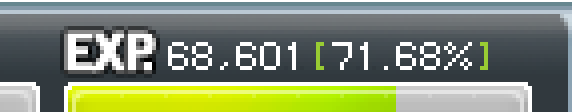
#> input picture tests/frames/exp_full-1280x720.png, 572 x 112 px
$ python -i exp_messages.py   (imports and definitions only)
#> lines starting #> are read from the running program, lines starting #| are printed output that depends on the picture; after the words box and inside, x2 and y2 are one past the last pixel; in counts of white or black regions, pixels touching at a corner belong together
#> further down, picture is the input picture: shape (112, 572, 3); mean B, G, R 114.3, 140, 129.1
"""The game's EXP messages: "You received EXP (+7)" and "Bonus EXP for PARTY (+2)".

Both are yellow lines in the message area at the bottom right of the game. The first is what you
earned from the kill, the second what the party added on top. The EXP bar already says how much
EXP came in; these lines say how that splits. A split is only believed when it adds up to the
bar's gain exactly (split_gain), so a misread digit can never put a wrong number in the table.

Pure functions: they take a picture (and a function that reads text), never touch the screen.
"""
import re

import cv2
import numpy as np

OWN, BONUS = "own", "bonus"

# Yellow text: OpenCV hue 18-40, saturated, bright. (The party list's stars are yellow too; they are
# tiny and carry no text, so the line test and the text test drop them.)
HUE = (18, 40)
SAT_MIN, VAL_MIN = 90, 150


def yellow_mask(bgr):
    hsv = cv2.cvtColor(bgr, cv2.COLOR_BGR2HSV)
    h, s, v = cv2.split(hsv)
    return (((h >= HUE[0]) & (h <= HUE[1]) & (s >= SAT_MIN) & (v >= VAL_MIN)) * 255).astype(np.uint8)


# [33 lines left out: functions find_lines, line_image, not called in this run]


_NUM = r"\(\s*[+—-]?\s*([0-9][0-9,. ]*)\s*[)\]1l]?\s*$"
_OWN = re.compile(r"(rec|eiv|ceiv|eived|received).*EXP.*" + _NUM, re.I)
_BONUS = re.compile(r"(bon|onus|nus).*(EXP|XP).*(PAR|ART|RTY|TY).*" + _NUM, re.I)


# [27 lines left out: functions parse, read_lines, not called in this run]


# ---------------------------------------------------------------------------------------------
# Reading the lines without OCR. The game draws these lines in one fixed pixel font, so every
# glyph looks exactly the same every time: the number is read by comparing each glyph with the
# glyphs below. A glyph that isn't one of them (a digit not seen yet, a faded line, something in
# front of the text) makes the whole line unreadable, and an unreadable line is just skipped.
_ART = {
    "(": "..#/.#./.#./#../#../#../#../#../.#./.#./..#",
    ")": "#../.#./.#./..#/..#/..#/..#/..#/.#./.#./#..",
    "+": "..#../..#../#####/..#../..#..",
    "0": ".###./#...#/#...#/#...#/#...#/#...#/#...#/#...#/.###.",
    "1": "..#/.##/#.#/..#/..#/..#/..#/..#/..#",
    "2": ".###./#...#/....#/....#/...#./...#./..#../.#.../#####",
    "3": ".###./#...#/....#/....#/..##./....#/....#/#...#/.###.",
    "5": ".####/.#.../#..../####./#...#/....#/....#/#...#/.###.",
    "6": ".###./#...#/#..../#.##./##..#/#...#/#...#/#...#/.###.",
    "7": "#####/...#./...#./..#../..#../..#../.#.../.#.../.#...",
    "8": ".###./#...#/#...#/#...#/.###./#...#/#...#/#...#/.###.",
    "9": ".###./#...#/#...#/#...#/#..##/.##.#/....#/#...#/.###.",
}
_GLYPHS = {}
# [3 lines not run here, left out]

_LABELS_ART = {
    "own": (
        "#.....#..........................................#..................#.....######.#.....#.#####......"
        ".#...#..............................................................#.....#.......#...#..#....#....."
        ".#...#...###...#...#.....#.#..###....##....###...#.#...#..###....##.#.....#.......#...#..#....#....."
        "..#.#...#...#..#...#.....##..#...#..#..#..#...#..#.#...#.#...#..#..##.....#........#.#...#....#....."
        "...#....#...#..#...#.....#...#...#..#.....#...#..#..#.#..#...#..#...#.....######....#....#####......"
        "...#....#...#..#...#.....#...#####..#.....#####..#..#.#..#####..#...#.....#........#.#...#.........."
        "...#....#...#..#...#.....#...#......#.....#......#..#.#..#......#...#.....#.......#...#..#.........."
        "...#....#...#..#...#.....#...#...#..#..#..#...#..#...#...#...#..#...#.....#.......#...#..#.........."
        "...#.....###....####.....#....###....##....###...#...#....###....####.....######.#.....#.#.........."
    ),
    "bonus": (
        "#####..................................######.#.....#.#####.......#...............#####.....#....######..########.....#...."
        "#....#.................................#.......#...#..#....#.....#................#....#...#.#...#.....#....#....#...#....."
        "#....#...###...#.##...#...#...###......#.......#...#..#....#....###..###...#.#....#....#...#.#...#.....#....#....#...#....."
        "#....#..#...#..##..#..#...#..#...#.....#........#.#...#....#.....#..#...#..##.....#....#...#.#...#.....#....#.....#.#......"
        "######..#...#..#...#..#...#..#.........######....#....#####......#..#...#..#......#####...#...#..######.....#......#......."
        "#....#..#...#..#...#..#...#...###......#........#.#...#..........#..#...#..#......#.......#####..#...#......#......#......."
        "#....#..#...#..#...#..#...#......#.....#.......#...#..#..........#..#...#..#......#.......#...#..#....#.....#......#......."
        "#....#..#...#..#...#..#...#..#...#.....#.......#...#..#..........#..#...#..#......#......#.....#.#....#.....#......#......."
        "#####....###...#...#...####...###......######.#.....#.#..........#...###...#......#......#.....#.#.....#....#......#......."
    ),
    "mesos": (
        "#.....#..................#..........................................#....................#..............................................."
        ".#...#...................#...............................................................#..............................................."
        ".#...#...###...#...#.....#.##....###..#...#..###.......##.#...###...#..#.##....###....##.#.....#.##..##....###....###....###....###......"
        "..#.#...#...#..#...#.....##..#..#...#.#...#.#...#.....#..##..#...#..#..##..#..#...#..#..##.....##..##..#..#...#..#...#..#...#..#...#....."
        "...#....#...#..#...#.....#...#......#..#.#..#...#.....#...#......#..#..#...#..#...#..#...#.....#...#...#..#...#..#......#...#..#........."
        "...#....#...#..#...#.....#...#...####..#.#..#####.....#...#...####..#..#...#..#####..#...#.....#...#...#..#####...###...#...#...###......"
        "...#....#...#..#...#.....#...#..#...#..#.#..#.........#...#..#...#..#..#...#..#......#...#.....#...#...#..#..........#..#...#......#....."
        "...#....#...#..#...#.....#...#..#..##...#...#...#.....#..##..#..##..#..#...#..#...#..#...#.....#...#...#..#...#..#...#..#...#..#...#....."
        "...#.....###....####.....#...#...##.#...#....###.......##.#...##.#..#..#...#...###....####.....#...#...#...###....###....###....###......"
    ),
}
_LABEL_W = {"own": 100, "bonus": 123, "mesos": 137}
_LABELS = {}
# [4 lines not run here, left out]

TOPHAT_T, TOPHAT_MIN, TOPHAT_SIGMA = 14, 100, 2
RIGHT_PART = 0.78            # the lines end at the right edge of the picture: ")" is looked for in this right part
_PAREN_R = np.array([[c == "#" for c in row] for row in ")".join(["#../.#./.#./..#/..#/..#/..#/..#/.#./.#./#.."]).split("/")], bool)


def text_masks(bgr):
    """Two ways of picking the message text out of a picture: the yellow pixels (the party bonus line is
    saturated yellow) and the pixels brighter than their surroundings (the white and grey lines are see-through
    text over the game, so their colour changes with what is behind them)."""
    gray = cv2.cvtColor(bgr, cv2.COLOR_BGR2GRAY).astype(np.float32)
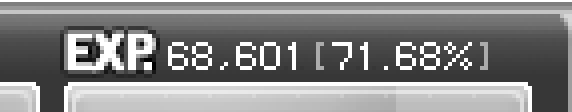
#> gray: shape (112, 572) float32; min 0, max 255, mean 133.8
    diff = gray - cv2.GaussianBlur(gray, (0, 0), TOPHAT_SIGMA)
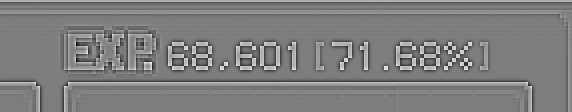
#> diff: shape (112, 572) float32; min -155, max 158.2, mean 0.3; drawn with min black and max white
    bright = (diff > TOPHAT_T) & (gray >= TOPHAT_MIN)
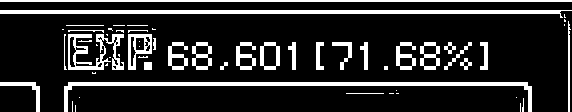
#> bright: shape (112, 572) bool; 16% white; 58 white regions (28 under 20 px), largest, box (x1, y1, x2, y2) and area: (0, 10, 572, 18) 2261, (64, 82, 532, 112) 2080, (0, 0, 572, 2) 1144
    return [yellow_mask(bgr) > 0, bright]
#> in yellow_mask, `hsv = cv2.cvtColor(bgr, cv2.COLOR_BGR2HSV)`: hsv: shape (112, 572, 3); mean H, S, V 70.8, 58.7, 143.8


# [49 lines left out: functions _mismatch, _read_at, not called in this run]


_GLYPH_ARRAYS = {}
# [2 lines not run here, left out]
# [1 line that did not run here, left out]


def read_messages(bgr):
    """The EXP and mesos message lines in a picture of the message area, read without OCR: [(kind, value, y)]
    (kind is "own", "bonus" or "mesos"), top to bottom. Every glyph and each line's label is compared with what
    the game draws; whatever doesn't match exactly enough is not read, never guessed."""
    found = {}
    h, w = bgr.shape[:2]
    for mask in text_masks(bgr):
        strip = mask[:, int(w * RIGHT_PART):].astype(np.float32)
        res = cv2.matchTemplate(strip, _PAREN_R_G.astype(np.float32), cv2.TM_SQDIFF)
        ys, xs = np.where(res <= 2)
        for y, x in zip(ys.tolist(), xs.tolist()):
            xr = int(w * RIGHT_PART) + x + 3
            got = _read_at(mask, xr, y)
            if got and not any(abs(y - fy) <= 3 for fy in found):
                found[y] = got
#> this loop made 1 pass
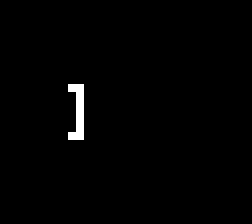
#> strip: shape (112, 126) float32 (shown 2 times larger); values 0 (black) and 1 (white), 1% white; 1 white region, box (x1, y1, x2, y2) and area: (34, 42, 42, 70) 144
#> after the loop, found = 0 items
    return [(k, v, y) for y, (k, v) in sorted(found.items())]


# [9 lines left out: function new_lines, not called in this run]


LINE_PITCH, FORGET_SECONDS = 14, 10.0


class LineTracker:
    """Tells which of the lines on screen are new. A line is the same line as one seen before when it has the
    same text and sits where that one was, or higher up by a whole number of lines (the lines only scroll up).
    A line that isn't seen for FORGET_SECONDS is forgotten, so the same text again later is a new line. Faded
    lines are read on some looks and not on others, which is why the text alone isn't enough."""

    def __init__(self):
        self.known = []                                  # [kind, value, y, last_seen]

    # [43 lines left out: functions update, split_gain, not called in this run]

>>> import cv2
>>> picture = cv2.imread('../../tests/frames/exp_full-1280x720.png')
#> (the run stopped early here; a loop or call above may not have finished)
